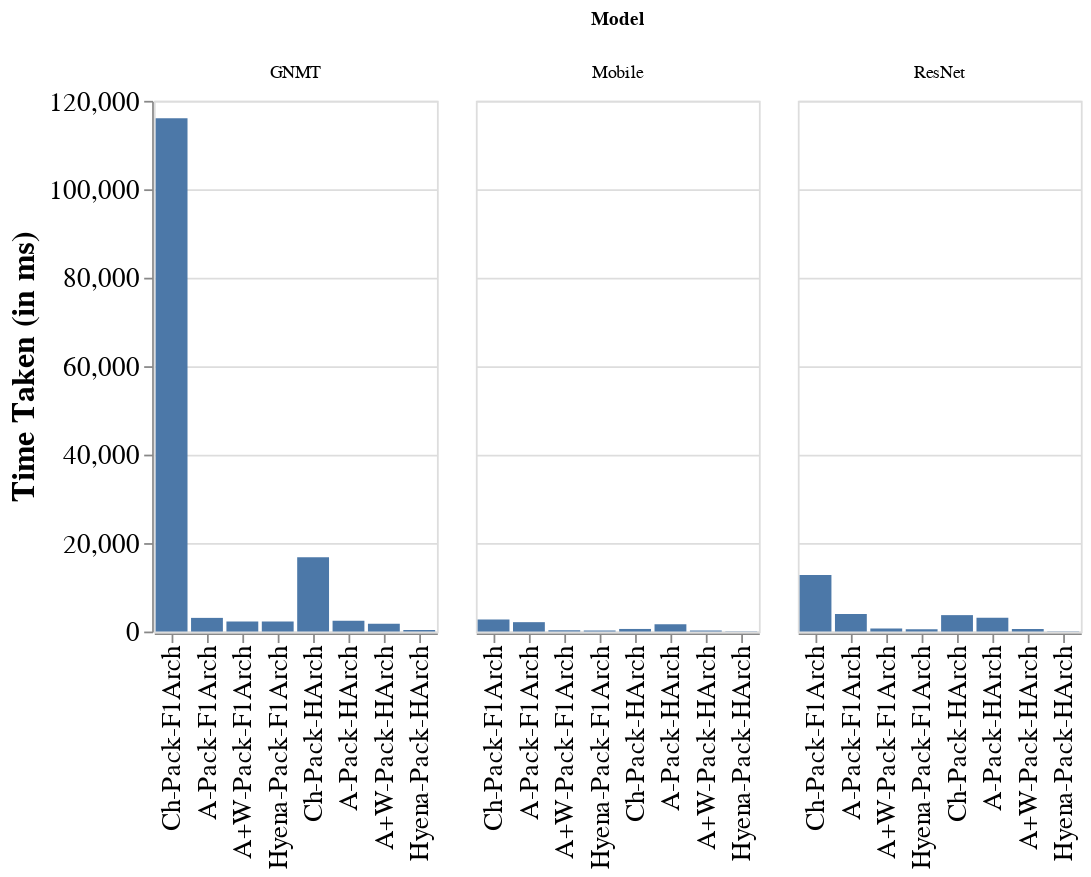

Write notebook code for a chart like this one.
### Code cell
temp_data = []
SCALE = 1e6

for cnn_name, data in [("ResNet",data_resnet), ("Mobile",data_mobile), ("GNMT",data_gnmt)]:
# for data in [data_resnet]:

    for model in data:
        if 'ngraph' in model[0]:
            continue
        if 'plus' in model[0]:
            continue
        for layer in data[model]:
#             if 'FC' in layer:
#                 continue
            if int(model[-1]) != 1024:
                print("ERROR")
                exit()
            temp_data.append([cnn_name, replace_strings["_".join(model[:-1])], data[model][layer]['Layer'], data[model][layer]['Stats']['Total Time Taken']])

df_l = pd.DataFrame(temp_data, columns=['Model', 'Config', 'Layer', "Time"])
df_t = df_l.groupby(['Model', 'Config']).sum().reset_index()

df_t['Time'] /= SCALE

alt.Chart(df_t).mark_bar().encode(
    x=alt.X('Config', axis=alt.Axis(title=None), sort=order_string),
    y=alt.Y('Time', title="Time Taken (in ms)"),
    column=alt.Column('Model')
).configure_axis(
    labelFontSize=15,
    titleFontSize=18
).configure_legend(
    labelFontSize=15,
    titleFontSize=18
).display()

print(df_t)

### Figure 1 — Vega-Lite specification as saved in the notebook (floating-point values rounded to 4 significant figures)
{"config": {"view": {"continuousWidth": 400, "continuousHeight": 300}, "axis": {"labelFontSize": 15, "titleFontSize": 18}, "legend": {"labelFontSize": 15, "titleFontSize": 18}}, "data": {"name": "data-ca8ebed6d61ad0d7981f644d7d06d3a5"}, "mark": "bar", "encoding": {"column": {"field": "Model", "type": "nominal"}, "x": {"axis": {"title": null}, "field": "Config", "sort": ["Ch-Pack-F1Arch", "A-Pack-F1Arch", "A+W-Pack-F1Arch", "Hyena-Pack-F1Arch", "Ch-Pack-HArch", "A-Pack-HArch", "A+W-Pack-HArch", "Hyena-Pack-HArch"], "type": "nominal"}, "y": {"field": "Time", "title": "Time Taken (in ms)", "type": "quantitative"}}, "$schema": "https://vega.github.io/schema/vega-lite/v4.17.0.json", "datasets": {"data-ca8ebed6d61ad0d7981f644d7d06d3a5": [{"Model": "GNMT", "Config": "A+W-Pack-F1Arch", "Time": 2282.0}, {"Model": "GNMT", "Config": "A+W-Pack-HArch", "Time": 1783.0}, {"Model": "GNMT", "Config": "A-Pack-F1Arch", "Time": 3087.0}, {"Model": "GNMT", "Config": "A-Pack-HArch", "Time": 2412.0}, {"Model": "GNMT", "Config": "Ch-Pack-F1Arch", "Time": 116000.0}, {"Model": "GNMT", "Config": "Ch-Pack-HArch", "Time": 16800.0}, {"Model": "GNMT", "Config": "Hyena-Pack-F1Arch", "Time": 2282.0}, {"Model": "GNMT", "Config": "Hyena-Pack-HArch", "Time": 356.5}, {"Model": "Mobile", "Config": "A+W-Pack-F1Arch", "Time": 296.9}, {"Model": "Mobile", "Config": "A+W-Pack-HArch", "Time": 231.9}, {"Model": "Mobile", "Config": "A-Pack-F1Arch", "Time": 2118.0}, {"Model": "Mobile", "Config": "A-Pack-HArch", "Time": 1655.0}, {"Model": "Mobile", "Config": "Ch-Pack-F1Arch", "Time": 2744.0}, {"Model": "Mobile", "Config": "Ch-Pack-HArch", "Time": 583.1}, {"Model": "Mobile", "Config": "Hyena-Pack-F1Arch", "Time": 231.9}, {"Model": "Mobile", "Config": "Hyena-Pack-HArch", "Time": 36.23}, {"Model": "ResNet", "Config": "A+W-Pack-F1Arch", "Time": 712.3}, {"Model": "ResNet", "Config": "A+W-Pack-HArch", "Time": 556.5}, {"Model": "ResNet", "Config": "A-Pack-F1Arch", "Time": 3979.0}, {"Model": "ResNet", "Config": "A-Pack-HArch", "Time": 3108.0}, {"Model": "ResNet", "Config": "Ch-Pack-F1Arch", "Time": 12770.0}, {"Model": "ResNet", "Config": "Ch-Pack-HArch", "Time": 3710.0}, {"Model": "ResNet", "Config": "Hyena-Pack-F1Arch", "Time": 512.3}, {"Model": "ResNet", "Config": "Hyena-Pack-HArch", "Time": 80.04}]}}
